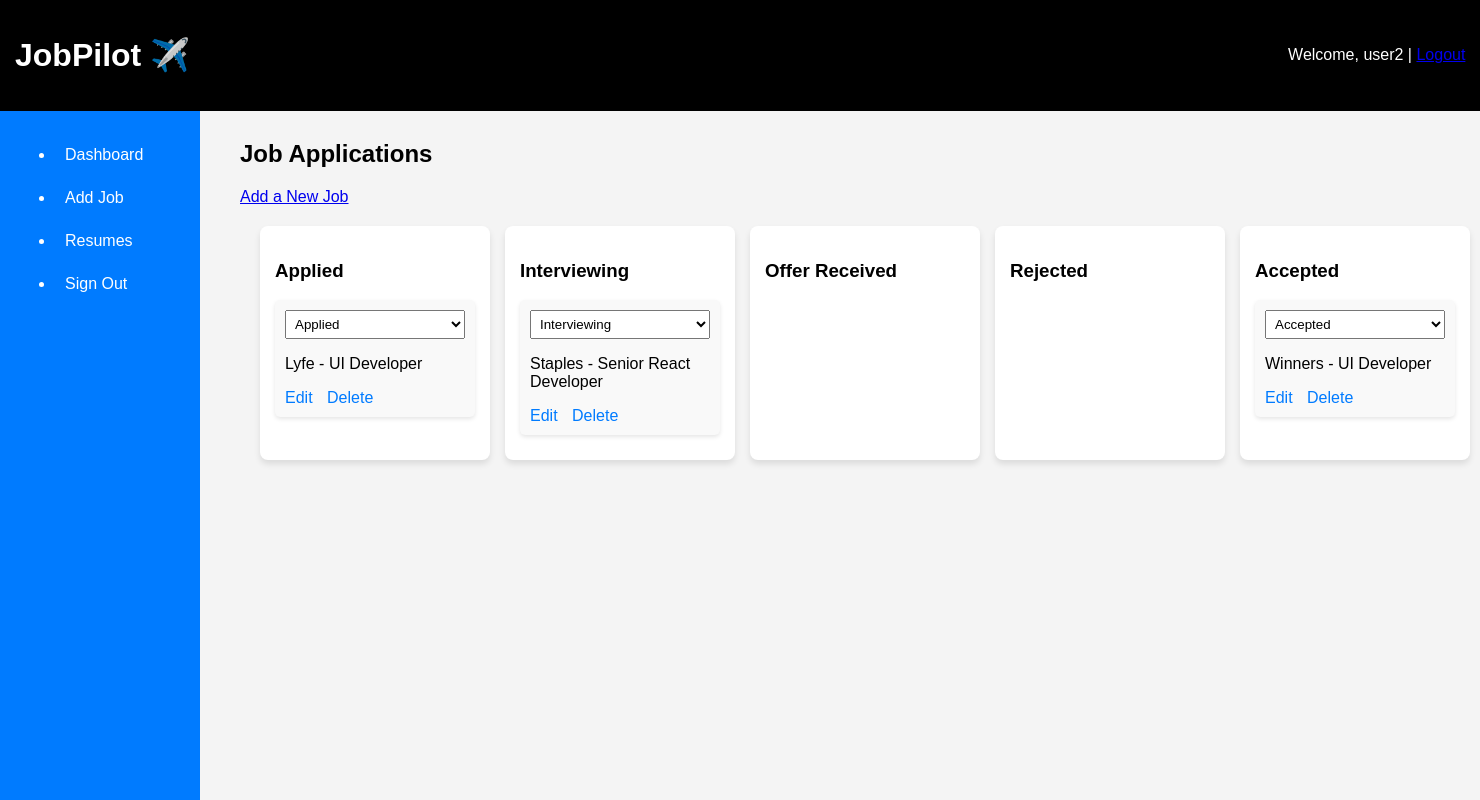
The page /jobs/ (signed in) on the database as committed earlier.
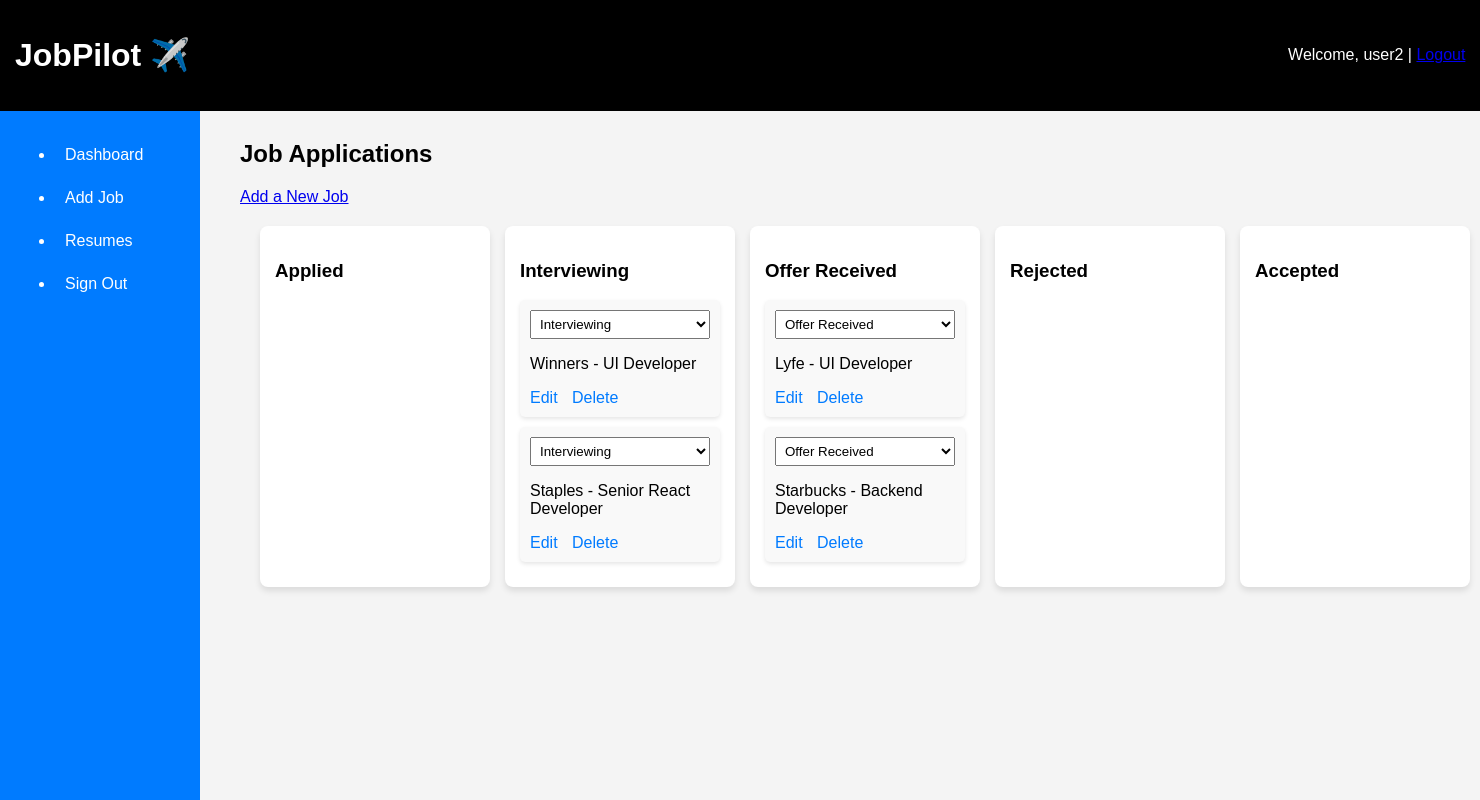
The same page on the database as committed later.
### applications/models.py (models this page shows, shortened)
class JobApplication(models.Model):
    STATUS_CHOICES = [
        ('Applied', 'Applied'),
        ('Interviewing', 'Interviewing'),
        ('Offer Received', 'Offer Received'),
        ('Rejected', 'Rejected'),
        ('Accepted', 'Accepted'),
    ]
    user = models.ForeignKey(User, on_delete=models.CASCADE)
    company_name = models.CharField(max_length=255)
    job_title = models.CharField(max_length=255)
    date_applied = models.DateField()
    status = models.CharField(max_length=20, choices=STATUS_CHOICES, default='Applied')
    notes = models.TextField(blank=True, null=True)

### applications/views.py (the view)
# urls.py: path('jobs/', views.job_list, name='job_list'),
@login_required
def job_list(request):
    jobs = JobApplication.objects.filter(user=request.user)
    status_categories = ["Applied", "Interviewing", "Offer Received", "Rejected", "Accepted"]  # Pass this to the template
    return render(request, 'applications/job_list.html', {'jobs': jobs, 'status_categories': status_categories})

### applications/templates/applications/job_list.html (shortened to what this page needs)
{% extends "base.html" %}
{% block content %}
    <h2>Job Applications</h2>
    <a href="{% url 'job_create' %}">Add a New Job</a>
    <div class="job-container">
        {% for status_category in status_categories %}
            <div class="job-column">
                <h3>{{ status_category }}</h3>
                {% for job in jobs %}
                    {% if job.status == status_category %}
                        <div class="job-card">
                            <form method="POST" action="{% url 'update_status' job.id %}">
                                <select name="status" onchange="this.form.submit()">
                                    {% for choice in job.STATUS_CHOICES %}
                                        <option value="{{ choice.0 }}" {% if job.status == choice.0 %}selected{% endif %}>
                                            {{ choice.1 }}
                                        </option>
                                    {% endfor %}
                                </select>
                            </form>
                            <p>{{ job.company_name }} - {{ job.job_title }}</p>
                            <a href="{% url 'job_update' job.id %}">Edit</a>
                            <a href="{% url 'job_delete' job.id %}">Delete</a>
                        </div>
                    {% endif %}
                {% endfor %}
            </div>
        {% endfor %}
    </div>
{% endblock %}

### applications/templates/base.html (shortened to what this page needs)
<!DOCTYPE html>
<html lang="en">
<head>
    {% load static %}
    <link rel="stylesheet" type="text/css" href="{% static 'styles.css' %}">
</head>
<body>
    <div class="container">
        <header class="top-bar">
            <h1 class="logo">JobPilot ✈️</h1>
            {% if user.is_authenticated %}
                <p class="greeting">Welcome, {{ user.username }} | <a href="{% url 'logout' %}">Logout</a></p>
            {% endif %}
        </header>
        {% if user.is_authenticated %}
        <aside class="sidebar">
            <nav>
                <ul>
                    <li><a href="{% url 'job_list' %}" class="active">Dashboard</a></li>
                    <li><a href="{% url 'job_create' %}">Add Job</a></li>
                    <li><a href="#">Resumes</a></li>
                    <li><a href="{% url 'logout' %}" class="logout">Sign Out</a></li>
                </ul>
            </nav>
        </aside>
        {% endif %}
        <main class="content {% if not user.is_authenticated %}full-width{% endif %}">
            {% block content %}
            {% endblock %}
        </main>
    </div>
</body>
</html>

### static/styles.css (style rules this page uses)
body { font-family: Arial, sans-serif; margin: 0; padding: 0; background-color: #f4f4f4; }
header { background-color: black; color: white; padding: 15px 15px; display: flex; justify-content: space-between; align-items: center; width: 98%; position: fixed; top: 0; left: 0; z-index: 1100; }
.content { margin-top: 60px; }
.sidebar { width: 170px; background-color: #333; color: white; padding: 15px; position: fixed; left: 0; top: 60px; height: calc(100vh - 60px); }
.sidebar a { display: block; color: white; text-decoration: none; padding: 10px; margin-bottom: 5px; border-radius: 5px; }
.sidebar { width: 170px; background-color: #007bff; color: white; padding: 15px; position: fixed; left: 0; top: 105px; height: calc(100vh - 60px); }
.content { margin-left: 180px; padding: 60px; }
.job-container { display: flex; justify-content: space-between; gap: 15px; padding: 20px; }
.job-column { flex: 1; background-color: white; padding: 15px; border-radius: 8px; box-shadow: 0 4px 6px rgba(0, 0, 0, 0.1); min-width: 200px; }
.job-card { background: #f9f9f9; padding: 10px; border-radius: 5px; margin-bottom: 10px; box-shadow: 0 2px 4px rgba(0, 0, 0, 0.1); }
.job-card select { width: 100%; padding: 5px; }
.job-card a { margin-right: 10px; color: #007bff; text-decoration: none; }

Rows that differ between the two databases and show on the page:
changed JobApplication "Winners": moves from the list under "Accepted" to the list under "Interviewing"
changed JobApplication "Lyfe": moves from the list under "Applied" to the list under "Offer Received"
added JobApplication: status "Offer Received", company_name "Starbucks", job_title "Backend Developer"
